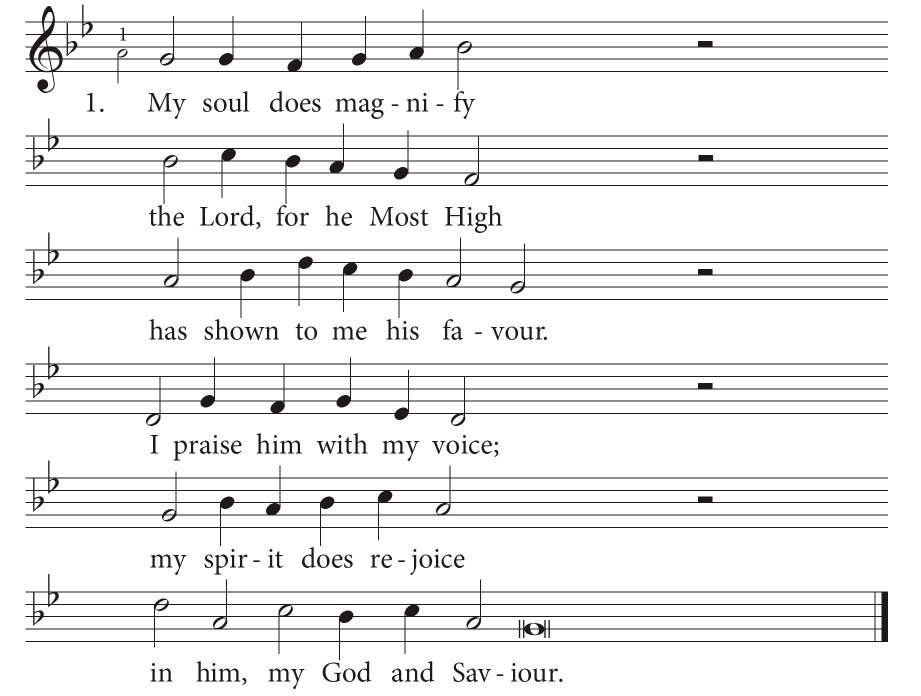
#> input picture photos/hymn17/1.png, 1842 x 1392 px (shown at 1/2 size)
$ python png2ly.py ../photos/hymn17/1.png
#> lines starting #> are read from the running program, lines starting #| are printed output that depends on the picture
#!/usr/bin/env python3
"""
png2ly.py — Convert a scanned psalm image (Genevan Psalter style) to LilyPond.

Pipeline:
  1. Detect staff lines using OpenCV
  2. Crop each line with padding
  3. Run Audiveris OMR on each cropped line
  4. Parse MusicXML output
  5. Fix key signature (Audiveris loses it on continuation lines)
  6. Filter spurious articulations/dynamics
  7. Assemble into LilyPond with optional lyrics
  8. Optionally render PDF via lilypond

Usage:
  python3 png2ly.py input.png [--output output.ly] [--lyrics lyrics.txt]
         [--audiveris-dir ./audiveris] [--render]
"""

import argparse
import glob
import os
import re
import shutil
import subprocess
import sys
import tempfile
import time
import xml.etree.ElementTree as ET

import cv2
import numpy as np


# [94 lines left out: functions run_claude, extract_composer_with_claude, extract_lyrics_with_claude, not called in this run]


def detect_staff_systems(img_path):
    """Detect staff line positions and return (top, bottom) row pairs."""
    img = cv2.imread(img_path, cv2.IMREAD_GRAYSCALE)
    if img is None:
        raise ValueError(f"Could not read image: {img_path}")

    h, w = img.shape

    # Crop whitespace from left and right for accurate width-based threshold
    col_darkness = np.sum(img < 200, axis=0)
    content_cols = np.where(col_darkness > 0)[0]
    if len(content_cols) > 0:
        content_width = content_cols[-1] - content_cols[0] + 1
    else:
        content_width = w

    # Horizontal blur to suppress vertical features (barlines, stems, text)
    kernel_size = max(w // 8, 50)
    blurred = cv2.blur(img, (kernel_size, 1))
    # Vertical derivative to find rising edges (top of staff lines)
    # Each staff line becomes exactly 1 row
    deriv = blurred[:-1].astype(np.int16) - blurred[1:].astype(np.int16)
    row_edge = np.sum(deriv > 40, axis=1)
    threshold = content_width * 0.75
    staff_rows = np.where(row_edge > threshold)[0]

    if len(staff_rows) < 2:
        raise ValueError("No staff lines detected in image")
    gaps = np.diff(staff_rows)
    # Adaptive threshold: intra-staff gaps are small (~10-15px),
    # inter-system gaps are much larger (~40+px).
    # Use 2x the median gap as threshold — median will be an intra-staff gap.
    median_gap = np.median(gaps)
    gap_threshold = max(median_gap * 2, 20)
    breaks = np.where(gaps > gap_threshold)[0]
    groups = np.split(staff_rows, breaks + 1)

    systems = []
    for g in groups:
        if len(g) >= 3:  # filter noise
            systems.append((int(g[0]), int(g[-1])))

    return systems, h


MIN_INTERLINE_PX = 14  # Audiveris needs at least ~14px interline


def estimate_interline(systems):
    """Estimate interline spacing from detected staff systems."""
    if len(systems) == 0:
        return 0
    # Each system spans ~4 interlines (5 staff lines)
    spans = [bot - top for top, bot in systems]
    median_span = np.median(spans)
    return median_span / 4


def crop_lines(img_path, systems, img_height, output_dir, pad=40):
    """Crop each staff system, upscaling only if interline is too small."""
    img = cv2.imread(img_path)
    interline = estimate_interline(systems)
    scale = 1
    if interline < MIN_INTERLINE_PX:
        scale = int(np.ceil(MIN_INTERLINE_PX / interline))
        scale = max(2, min(scale, 4))

    paths = []
    for i, (top, bot) in enumerate(systems):
        y1 = max(0, top - pad)
        y2 = min(img_height, bot + pad)
        crop = img[y1:y2, :]
        if scale > 1:
            crop = cv2.resize(crop, None, fx=scale, fy=scale,
                              interpolation=cv2.INTER_NEAREST)
        path = os.path.join(output_dir, f"line{i + 1}.png")
        cv2.imwrite(path, crop)
        paths.append(path)
    return paths


AUDIVERIS_BIN = "/opt/audiveris/bin/Audiveris"


def run_audiveris(line_path, output_dir, audiveris_dir=None):
    """Run Audiveris on a single line image, return path to .mxl file."""
    cmd = [
        AUDIVERIS_BIN,
        "-batch",
        "-export",
        "-output", output_dir,
        line_path,
    ]
    result = subprocess.run(
        cmd, capture_output=True, text=True, timeout=120
    )
    if result.returncode != 0:
        stderr = result.stdout + result.stderr
        raise RuntimeError(f"Audiveris failed on {line_path}: {stderr[-200:]}")

    basename = os.path.splitext(os.path.basename(line_path))[0]
    mxl_path = os.path.join(output_dir, f"{basename}.mxl")
    if not os.path.exists(mxl_path):
        raise FileNotFoundError(f"Audiveris did not produce: {mxl_path}")
    return mxl_path


# [82 lines left out: functions extract_mxl, parse_musicxml, not called in this run]


# Sharp order: F C G D A E B
SHARP_ORDER = ["F", "C", "G", "D", "A", "E", "B"]
FLAT_ORDER = ["B", "E", "A", "D", "G", "C", "F"]


# [120 lines left out: functions apply_key_signature, note_to_lilypond, note_to_lilypond_fixed, notes_to_lilypond_fixed, detect_key_fifths, fifths_to_lilypond_key, not called in this run]


NOTE_STEPS = {'c': 0, 'd': 1, 'e': 2, 'f': 3, 'g': 4, 'a': 5, 'b': 6}


# [166 lines left out: functions _default_octave, note_to_lilypond_relative, notes_to_lilypond_relative, build_notes_ly, sanitize_lyrics, build_lyrics_ly and 2 more, not called in this run]


def process_psalm(png_path, out_dir, no_lyrics=False, skip_composer=False):
    """Run the full png2ly pipeline on a single image."""
    from render_ly import render_svg

    tmpdir = tempfile.mkdtemp(prefix="png2ly_")
    try:
        systems, img_height = detect_staff_systems(png_path)
        line_paths = crop_lines(png_path, systems, img_height, tmpdir)

        all_line_data = []
        for line_path in line_paths:
            mxl_path = run_audiveris(line_path, tmpdir)
            xml_path = extract_mxl(mxl_path, tmpdir)
            notes, key_fifths = parse_musicxml(xml_path)
            all_line_data.append((notes, key_fifths))

        global_key = detect_key_fifths(all_line_data)
        all_lines = []
        for notes, _ in all_line_data:
            all_lines.append(apply_key_signature(notes, global_key))

        composer = None if skip_composer else extract_composer_with_claude(png_path)
        lyrics = None
        if not no_lyrics:
            num_notes = [
                len([n for n in notes if not n["is_rest"]])
                for notes, _ in all_line_data
            ]
            lyrics = extract_lyrics_with_claude(png_path, num_notes)

        os.makedirs(out_dir, exist_ok=True)

        notes_path = os.path.join(out_dir, "notes.ly")
        lyrics_path = os.path.join(out_dir, "lyrics_1.ly")

        with open(notes_path, "w") as f:
            f.write(build_notes_ly(all_lines, global_key))

        lyrics_content = build_lyrics_ly(lyrics)
        if lyrics_content:
            with open(lyrics_path, "w") as f:
                f.write(lyrics_content)

        if composer:
            with open(os.path.join(out_dir, "composer.txt"), "w") as f:
                f.write(composer)

        svg_path = os.path.join(out_dir, "1.svg")
        render_svg(notes_path, lyrics_path if lyrics_content else None,
                   svg_path, composer=composer)
    finally:
        shutil.rmtree(tmpdir, ignore_errors=True)


# [9 lines left out: function _process_psalm_worker, not called in this run]


def main():
    parser = argparse.ArgumentParser(
        description="Convert scanned psalm images to LilyPond notation using Audiveris OMR"
    )
    parser.add_argument("input", nargs="?", help="Path to input PNG image (single mode)")
    parser.add_argument("-o", "--output", help="Output directory (single mode)")
    parser.add_argument("--all", action="store_true", help="Batch process all psalms")
    parser.add_argument("-n", "--limit", type=int, help="Max number of psalms to process (batch mode)")
    parser.add_argument("-j", "--jobs", type=int, default=4, help="Parallel workers for batch mode (default: 4)")
    parser.add_argument("--psalm", help="Process only this psalm (e.g. psalm6)")
    parser.add_argument("--no-lyrics", action="store_true", help="Skip lyrics extraction")
    parser.add_argument("--skip-composer", action="store_true", help="Skip composer extraction")
    args = parser.parse_args()

    script_dir = os.path.dirname(os.path.abspath(__file__))
    repo_dir = os.path.dirname(script_dir)

    if args.all or args.psalm:
        # Batch mode
        from multiprocessing.pool import ThreadPool

        photos_dir = os.path.join(repo_dir, "photos")
        lilypond_dir = os.path.join(repo_dir, "lilypond")

        if args.psalm:
            psalm_dirs = [os.path.join(photos_dir, args.psalm)]
        else:
            psalm_dirs = sorted(
                glob.glob(os.path.join(photos_dir, "psalm*"))
                + glob.glob(os.path.join(photos_dir, "hymn*"))
            )

        print(f"Found {len(psalm_dirs)} song directories")

        worker_kwargs = {"no_lyrics": args.no_lyrics, "skip_composer": args.skip_composer}
        work = []
        for psalm_dir in psalm_dirs:
            psalm_name = os.path.basename(psalm_dir)
            out_dir = os.path.join(lilypond_dir, psalm_name)
            notes_path = os.path.join(out_dir, "notes.ly")

            if os.path.exists(notes_path):
                print(f"  SKIP {psalm_name} (already exists)")
                continue

            png_path, needs_concat, parts = find_psalm_input(psalm_dir)

            if needs_concat and parts:
                os.makedirs(out_dir, exist_ok=True)
                concat_path = os.path.join(out_dir, "1.png")
                concatenate_images_vertically(parts, concat_path)
                work.append((concat_path, out_dir, psalm_name, worker_kwargs))
            elif png_path:
                work.append((png_path, out_dir, psalm_name, worker_kwargs))
            else:
                print(f"  SKIP {psalm_name} (no 1.png or 1a.png)")

        if args.limit:
            work = work[:args.limit]

        print(f"Processing {len(work)} psalms with {args.jobs} workers")
        t_total = time.time()

        with ThreadPool(args.jobs) as pool:
            for psalm_name, status, elapsed in pool.imap_unordered(_process_psalm_worker, work):
                print(f"  {psalm_name}: {status} [{elapsed:.0f}s]")

        print(f"Done. Total: {time.time() - t_total:.0f}s")

    elif args.input:
        # Single image mode
        input_path = os.path.abspath(args.input)
        if not os.path.exists(input_path):
            print(f"Error: {input_path} not found", file=sys.stderr)
            sys.exit(1)

        if args.output:
            out_dir = args.output
        else:
            out_dir = os.path.splitext(input_path)[0]

        t0 = time.time()
        process_psalm(input_path, out_dir, no_lyrics=args.no_lyrics, skip_composer=args.skip_composer)
#> in detect_staff_systems, `col_darkness = np.sum(img < 200, axis=0)`: col_darkness = 1842 values, max 425 at index 96, min 0 at index 0, mean 93.36
#> in detect_staff_systems, `content_cols = np.where(col_darkness > 0)[0]`: content_cols = 1725 values from 51 to 1775
#> in detect_staff_systems, `content_width = content_cols[-1] - content_cols[0] + 1`: content_width = 1725
#> in detect_staff_systems, `blurred = cv2.blur(img, (kernel_size, 1))`:
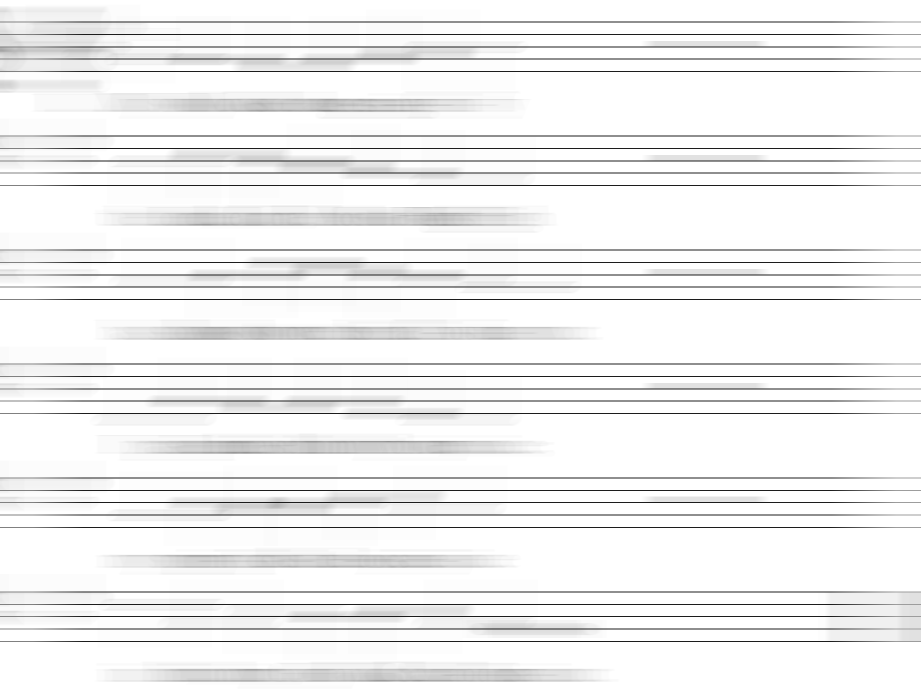
#> blurred: shape (1392, 1842) (shown at 1/2 size); min 28, max 255, mean 240.2
#> in detect_staff_systems, `deriv = blurred[:-1].astype(np.int16) - blurred[1:].astype(np.int16)`:
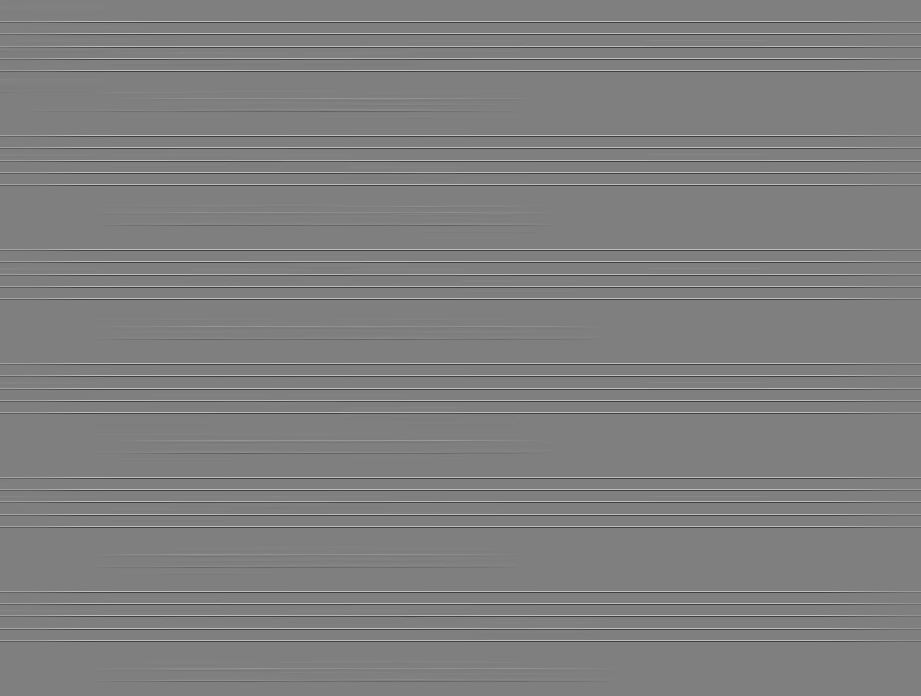
#> deriv: shape (1391, 1842) int16 (shown at 1/2 size); min -227, max 227, mean 0; drawn with min black and max white
#> in detect_staff_systems, `row_edge = np.sum(deriv > 40, axis=1)`: row_edge = 1391 values, max 1842 at index 42, min 0 at index 0, mean 40.88
#> in detect_staff_systems, `threshold = content_width * 0.75`: threshold = 1293.8
#> in detect_staff_systems, `staff_rows = np.where(row_edge > threshold)[0]`: staff_rows = 30 values from 42 to 1281
#> in detect_staff_systems, `gaps = np.diff(staff_rows)`: gaps = 29 values, max 129 at index 4, min 24 at index 2, mean 42.72
#> in detect_staff_systems, `median_gap = np.median(gaps)`: median_gap = 25
#> in detect_staff_systems, `gap_threshold = max(median_gap * 2, 20)`: gap_threshold = 50
#> in detect_staff_systems, `breaks = np.where(gaps > gap_threshold)[0]`: breaks = [4, 9, 14, 19, 24]
#> in detect_staff_systems, `groups = np.split(staff_rows, breaks + 1)`: groups = [[42, 67, 92, 116, 141], [270, 295, 320, 344, 369], [498, 523, 548, 572, 597], [726, 751, 776, 800, 825], [954, 979, 1003, 1028, 1053], [1182, 1207, 1231, 1256, 1281]]
#> the loop in detect_staff_systems, `for g in groups:` made 6 passes
#> after the loop in detect_staff_systems, `for g in groups:`: systems = [(42, 141), (270, 369), (498, 597), (726, 825), (954, 1053), (1182, 1281)]
#> in process_psalm, `systems, img_height = detect_staff_systems(png_path)`: img_height = 1392
#> in crop_lines, img is the input picture: shape (1392, 1842, 3); mean B, G, R 240.1, 240.2, 240.2
#> in estimate_interline, `spans = [bot - top for top, bot in systems]`: spans = [99, 99, 99, 99, 99, 99]
#> in estimate_interline, `median_span = np.median(spans)`: median_span = 99
#> in crop_lines, `interline = estimate_interline(systems)`: interline = 24.75
#> the loop in crop_lines, `for i, (top, bot) in enumerate(systems):` made 6 passes
#> (top, bot, y1, y2) on passes 1 to 6: (42, 141, 2, 181), (270, 369, 230, 409), (498, 597, 458, 637), (726, 825, 686, 865), (954, 1053, 914, 1093), (1182, 1281, 1142, 1321)
#> pass 1, in crop_lines, `crop = img[y1:y2, :]`:
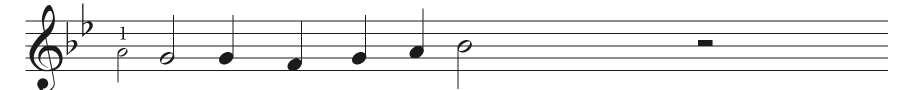
#> crop: shape (179, 1842, 3) (shown at 1/2 size); mean B, G, R 237.9, 237.9, 238
#> pass 2, in crop_lines, `crop = img[y1:y2, :]`:
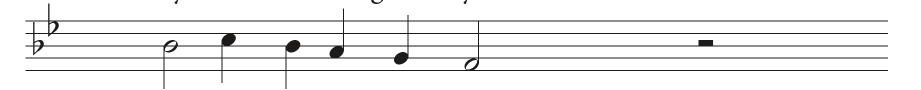
#> crop: shape (179, 1842, 3) (shown at 1/2 size); mean B, G, R 239.9, 239.9, 240
#> pass 3, in crop_lines, `crop = img[y1:y2, :]`:
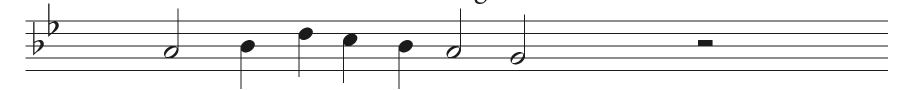
#> crop: shape (179, 1842, 3) (shown at 1/2 size); mean B, G, R 239.7, 239.7, 239.8
#> after the loop in crop_lines, `for i, (top, bot) in enumerate(systems):`: paths = 6 items
#> (the call stopped at in run_audiveris, `result = subprocess.run( cmd, capture_output=True, text=True, timeout=..`: subprocess is not available in this run)
        print(f"Done. Total: {time.time() - t0:.1f}s")

    else:
        parser.print_help()


if __name__ == "__main__":
    main()
